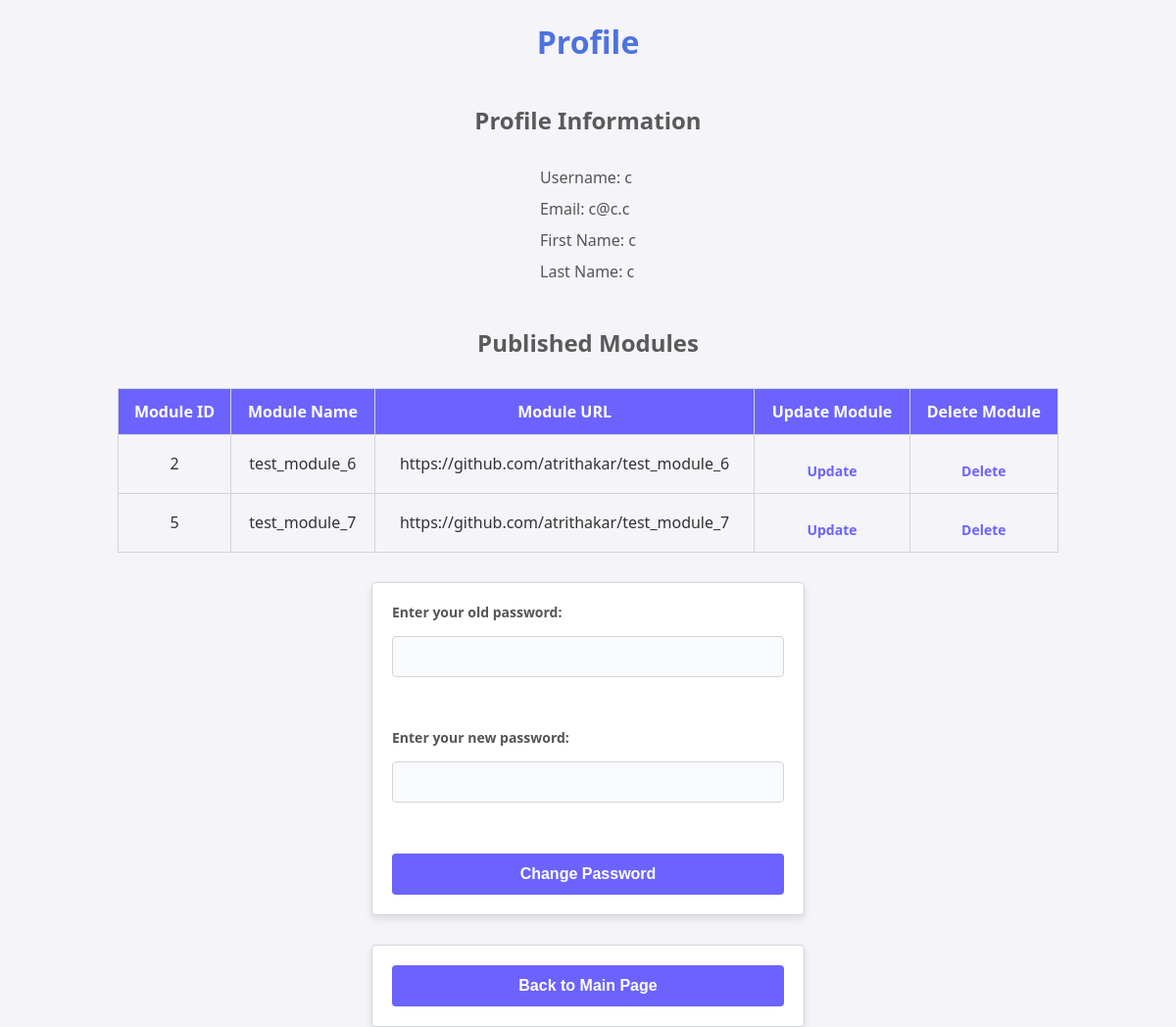
Page /profile (signed in) on the earlier database version.
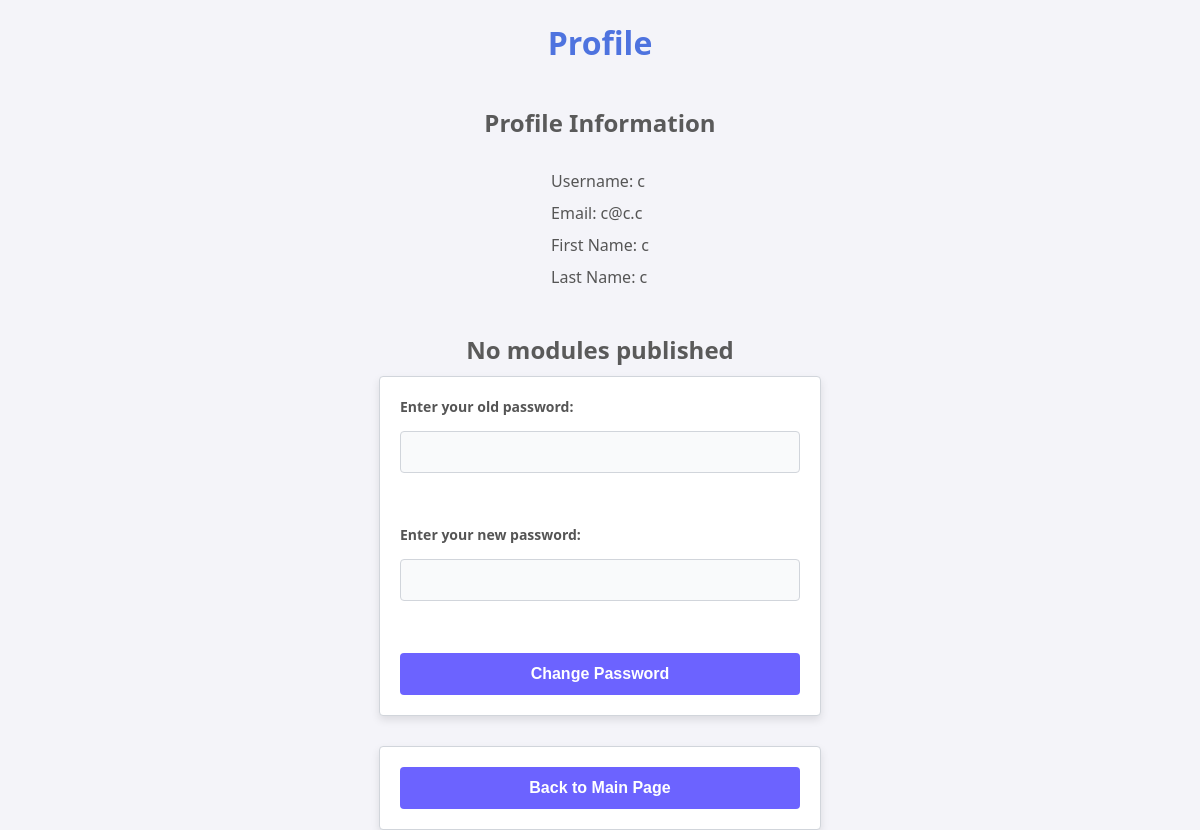
Same page on the later database version.
### models.py (models this page shows, shortened)
class Module(db.Model):
    module_id = db.Column(db.Integer, primary_key=True)
    module_name = db.Column(db.String(80), nullable=False)
    module_url = db.Column(db.String(120), nullable=False)
    associated_user = db.Column(db.String(80), db.ForeignKey('user.email'), nullable=False)

### app.py (the view)
@app.route('/profile',methods=['GET'])
def get_profile():
    return get_profile_webui()

### webui_funcs.py (called while the page is built)
def get_profile_webui():
    if session.get('email'):
        profile = User.query.filter_by(email=session.get('email')).first()
        return render_template('profile.html',profile=profile,modules=Module.query.filter_by(associated_user=session.get('email')).all())
    return redirect(url_for('index'))

### templates/profile.html (shortened to what this page needs)
<!DOCTYPE html>
<html lang="en">
<head>
    <link rel="stylesheet" href="{{ url_for('static', filename='profile.css') }}">
</head>
<body>
    <h1>Profile</h1>
    {% if profile %}
    <h2>Profile Information</h2>
    <ul>
        <li>Username: {{ profile['username'] }}</li>
        <li>Email: {{ profile['email'] }}</li>
        <li>First Name: {{ profile['first_name'] }}</li>
        <li>Last Name: {{ profile['last_name'] }}</li>
    </ul>
    {% else %}
    <h2>Error occured getting profle information...</h2>
    {% endif %}
    {% if modules %}
    <h2>Published Modules</h2>
    <table border="1">
        <thead>
            <tr>
                <th>Module ID</th>
                <th>Module Name</th>
                <th>Module URL</th>
                <th>Update Module</th>
                <th>Delete Module</th>
            </tr>
        </thead>
        <tbody>
            {% for module in modules %}
            <tr>
                <td>{{ module['module_id'] }}</td>
                <td>{{ module['module_name'] }}</td>
                <td>{{ module['module_url'] }}</td>
                <td><a href="/update_module/{{module.module_id}}">Update</a></td>
                <td><a href="/delete_module/{{module.module_id}}">Delete</a></td>
            </tr>
            {% endfor %}
        </tbody>
    </table>
    {% else %}
    <h2>No modules published</h2>
    {% endif %}
    <form action="/change_password" method="post">
        <label for="old_password">Enter your old password: </label>
        <input type="text" name="old_password" id="old_password" required><br>
        <label for="new_password">Enter your new password: </label>
        <input type="text" name="new_password" id="new_password" required><br>
        <button type="submit">Change Password</button>
    </form>
    <form action="/main_page" method="get">
        <button type="submit">Back to Main Page</button>
    </form>
</body>
</html>

Differences in the rows shown:
removed Module: module_id "2", module_name "test_module_6", module_url "https://github.com/atrithakar/test_module_6"
removed Module: module_id "5", module_name "test_module_7", module_url "https://github.com/atrithakar/test_module_7"
Other differences:
text no longer shown: "Published Modules Module ID Module Name Module URL Update Module Delete Module"
text now shown: "No modules published"
